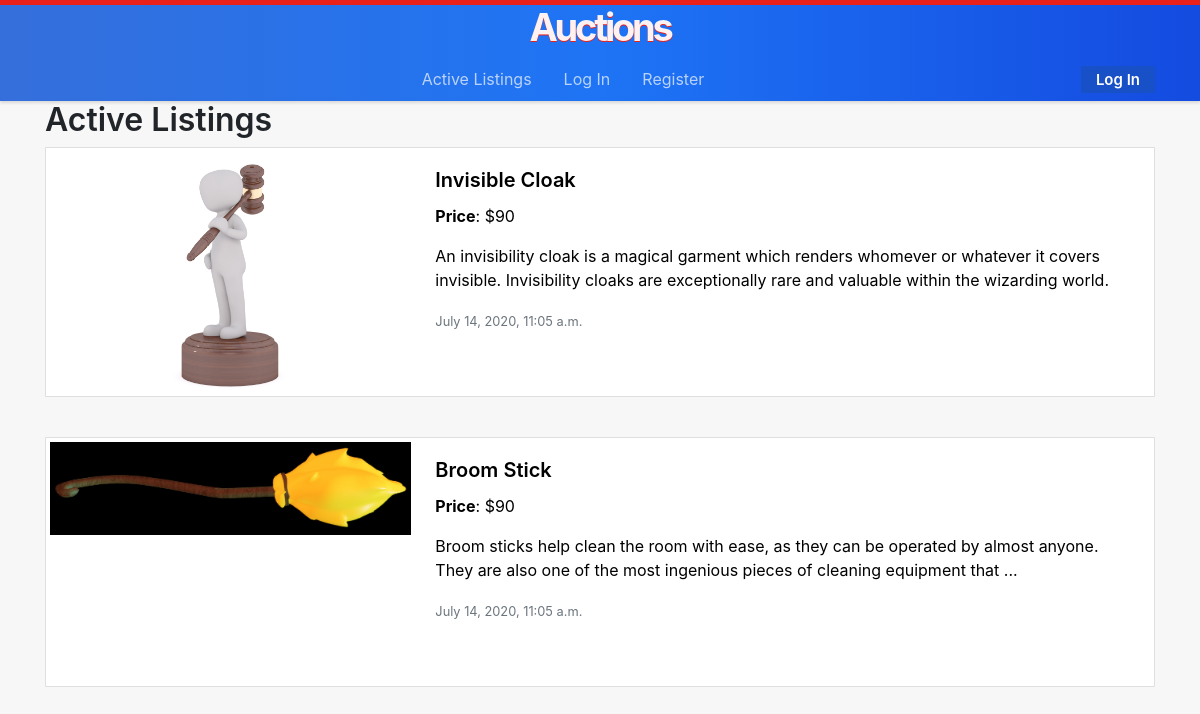
The page / on the database its author committed.
### auctions/models.py (models this page shows, shortened)
class AuctionList(models.Model):
    title = models.CharField(max_length=64)
    description = models.TextField(blank=True)
    image = models.ImageField(upload_to="images", default="images/default.jpg", blank=True)
    category = models.CharField(max_length=2, choices=Category.choices, default=Category.OTHER)
    active = models.BooleanField(null=False, default=True)
    start_bid = models.DecimalField(max_digits=10, decimal_places=2)
    date_created = models.DateTimeField(default=now)
    user = models.ForeignKey(User, on_delete=models.CASCADE, blank=True, null=True)
    watchlist = models.ManyToManyField(User, blank=True, related_name="watchlist")

### auctions/views.py (the view)
# urls.py: path("", views.index, name="index"),
def index(request):
    a_list = AuctionList.objects.filter(active=True).annotate(max_price=Max('bid__price'))
    context = {
        "a_list": a_list
    }
    return render(request, "auctions/index.html", context)

### auctions/templates/auctions/index.html
{% extends "auctions/layout.html" %}
{% block body %}
    <h2>Active Listings</h2>
    {% for a in a_list %}
    <a href="{% url 'aucview' a.id %}" class="card-link">
        <div class="card mb-3" style="height:250px;">
            <div class="row no-gutters">
              <div class="col-md-4">
                <img src="{{ a.image.url }}" class="card-img" alt="...">
              </div>
              <div class="col-md-8">
                <div class="card-body">
                  <h5 class="card-title">{{ a.title }}</h5>
                  <p class="card-text"><b>Price</b>: ${% if a.max_price %}{{ a.max_price }}{% else %}{{ a.start_bid }}{% endif %}</p>
                  <p class="card-text">{{ a.description }}</p>
                  <p class="card-text"><small class="text-muted">{{ a.date_created }}</small></p>
                </div>
              </div>
            </div>
          </div>
    </a>
    {% endfor %}
{% endblock %}

### auctions/static/auctions/styles.css (style rules this page uses)
body { padding: 0px; background-color: rgb(247, 247, 247); }
.card { border-radius: 1px; padding: 0; }
.card-img { width: 100%; max-height: 250px; object-fit: scale-down; padding: 4px; }
.card-link:link, .card-link:visited { color: black; text-decoration: none; }
h2 { font-weight: 600; }
h5 { font-weight: 600; }

### rows shown on the page
AuctionList: image (placeholder picture), title "Invisible Cloak", max_price "90", description "An invisibility cloak is a magical garment which renders whomever or whatever it covers invisible. Invisibility cloaks are exceptionally rare and valuable within the wizarding world.", date_created "July 14, 2020, 11:05 a.m."
AuctionList: image (picture), title "Broom Stick", max_price "90", description "Broom sticks help clean the room with ease, as they can be operated by almost anyone. They are also one of the most ingenious pieces of cleaning equipment that ...", date_created "July 14, 2020, 11:05 a.m."
